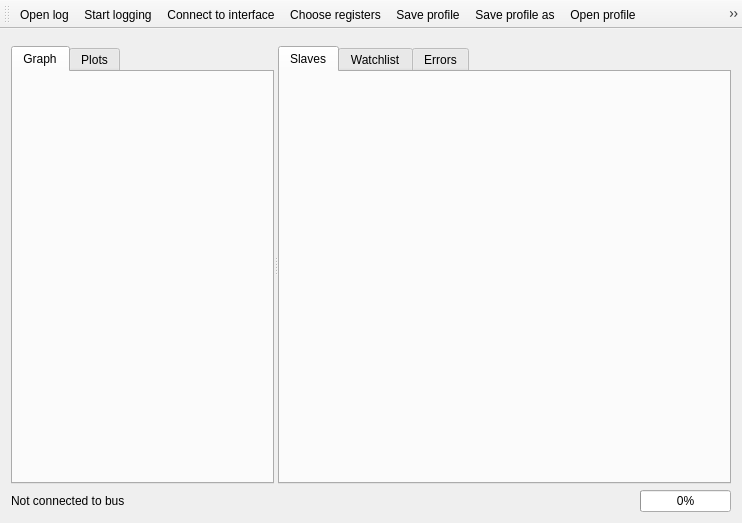
<?xml version="1.0" encoding="UTF-8"?>
<ui version="4.0">
 <class>MainWindow</class>
 <widget class="QMainWindow" name="MainWindow">
  <property name="geometry">
   <rect>
    <x>0</x>
    <y>0</y>
    <width>742</width>
    <height>523</height>
   </rect>
  </property>
  <property name="windowTitle">
   <string>EtherKITten</string>
  </property>
  <widget class="QWidget" name="centralWidget">
   <layout class="QVBoxLayout" name="verticalLayout_2">
    <item>
     <widget class="QFrame" name="frame">
      <property name="sizePolicy">
       <sizepolicy hsizetype="Preferred" vsizetype="Maximum">
        <horstretch>0</horstretch>
        <verstretch>0</verstretch>
       </sizepolicy>
      </property>
      <property name="frameShape">
       <enum>QFrame::NoFrame</enum>
      </property>
      <property name="frameShadow">
       <enum>QFrame::Plain</enum>
      </property>
      <property name="lineWidth">
       <number>0</number>
      </property>
      <layout class="QHBoxLayout" name="horizontalLayout_4">
       <property name="spacing">
        <number>0</number>
       </property>
       <property name="leftMargin">
        <number>0</number>
       </property>
       <property name="topMargin">
        <number>0</number>
       </property>
       <property name="rightMargin">
        <number>0</number>
       </property>
       <property name="bottomMargin">
        <number>0</number>
       </property>
      </layout>
     </widget>
    </item>
    <item>
     <widget class="QSplitter" name="splitter">
      <property name="sizePolicy">
       <sizepolicy hsizetype="Expanding" vsizetype="Preferred">
        <horstretch>0</horstretch>
        <verstretch>0</verstretch>
       </sizepolicy>
      </property>
      <property name="orientation">
       <enum>Qt::Horizontal</enum>
      </property>
      <widget class="QTabWidget" name="graphPlotTabs">
       <property name="sizePolicy">
        <sizepolicy hsizetype="Expanding" vsizetype="Preferred">
         <horstretch>0</horstretch>
         <verstretch>0</verstretch>
        </sizepolicy>
       </property>
       <property name="currentIndex">
        <number>0</number>
       </property>
       <property name="elideMode">
        <enum>Qt::ElideNone</enum>
       </property>
       <property name="documentMode">
        <bool>false</bool>
       </property>
       <widget class="QWidget" name="graphTab">
        <attribute name="title">
         <string>Graph</string>
        </attribute>
       </widget>
       <widget class="QWidget" name="plotsTab">
        <attribute name="title">
         <string>Plots</string>
        </attribute>
       </widget>
      </widget>
      <widget class="QTabWidget" name="slavesErrorsTabs">
       <property name="sizePolicy">
        <sizepolicy hsizetype="Expanding" vsizetype="Preferred">
         <horstretch>0</horstretch>
         <verstretch>0</verstretch>
        </sizepolicy>
       </property>
       <property name="tabShape">
        <enum>QTabWidget::Rounded</enum>
       </property>
       <property name="currentIndex">
        <number>0</number>
       </property>
       <property name="documentMode">
        <bool>false</bool>
       </property>
       <property name="tabsClosable">
        <bool>false</bool>
       </property>
       <widget class="QWidget" name="slavesTab">
        <attribute name="title">
         <string>Slaves</string>
        </attribute>
       </widget>
       <widget class="QWidget" name="watchlistTab">
        <attribute name="title">
         <string>Watchlist</string>
        </attribute>
       </widget>
       <widget class="QWidget" name="errorsTab">
        <attribute name="title">
         <string>Errors</string>
        </attribute>
       </widget>
      </widget>
     </widget>
    </item>
    <item>
     <widget class="QFrame" name="statusFrame">
      <property name="sizePolicy">
       <sizepolicy hsizetype="Preferred" vsizetype="Maximum">
        <horstretch>0</horstretch>
        <verstretch>0</verstretch>
       </sizepolicy>
      </property>
      <property name="frameShape">
       <enum>QFrame::NoFrame</enum>
      </property>
      <property name="frameShadow">
       <enum>QFrame::Plain</enum>
      </property>
      <property name="lineWidth">
       <number>0</number>
      </property>
      <layout class="QHBoxLayout" name="horizontalLayout_5">
       <property name="leftMargin">
        <number>0</number>
       </property>
       <property name="topMargin">
        <number>0</number>
       </property>
       <property name="rightMargin">
        <number>0</number>
       </property>
       <property name="bottomMargin">
        <number>0</number>
       </property>
       <item>
        <widget class="QLabel" name="framerateLabel">
         <property name="sizePolicy">
          <sizepolicy hsizetype="Preferred" vsizetype="Maximum">
           <horstretch>0</horstretch>
           <verstretch>0</verstretch>
          </sizepolicy>
         </property>
         <property name="lineWidth">
          <number>1</number>
         </property>
         <property name="text">
          <string>Not connected to bus</string>
         </property>
        </widget>
       </item>
       <item>
        <spacer name="horizontalSpacer">
         <property name="orientation">
          <enum>Qt::Horizontal</enum>
         </property>
         <property name="sizeType">
          <enum>QSizePolicy::Expanding</enum>
         </property>
         <property name="sizeHint" stdset="0">
          <size>
           <width>40</width>
           <height>20</height>
          </size>
         </property>
        </spacer>
       </item>
       <item>
        <widget class="QLabel" name="progressLabel">
         <property name="text">
          <string/>
         </property>
        </widget>
       </item>
       <item>
        <widget class="QProgressBar" name="progressBar">
         <property name="sizePolicy">
          <sizepolicy hsizetype="Preferred" vsizetype="Fixed">
           <horstretch>0</horstretch>
           <verstretch>0</verstretch>
          </sizepolicy>
         </property>
         <property name="value">
          <number>0</number>
         </property>
        </widget>
       </item>
      </layout>
     </widget>
    </item>
   </layout>
  </widget>
  <widget class="QToolBar" name="toolBar">
   <property name="windowTitle">
    <string>toolBar</string>
   </property>
   <attribute name="toolBarArea">
    <enum>TopToolBarArea</enum>
   </attribute>
   <attribute name="toolBarBreak">
    <bool>false</bool>
   </attribute>
   <addaction name="actionOpenLog"/>
   <addaction name="actionStartLog"/>
   <addaction name="actionConnection"/>
   <addaction name="actionChooseRegisters"/>
   <addaction name="actionSaveProfile"/>
   <addaction name="actionSaveProfileAs"/>
   <addaction name="actionOpenProfile"/>
   <addaction name="actionToggleSafeOP"/>
  </widget>
  <action name="actionOpenLog">
   <property name="text">
    <string>Open log</string>
   </property>
  </action>
  <action name="actionStartLog">
   <property name="text">
    <string>Start logging</string>
   </property>
  </action>
  <action name="actionConnection">
   <property name="text">
    <string>Connect to interface</string>
   </property>
  </action>
  <action name="actionChooseRegisters">
   <property name="text">
    <string>Choose registers</string>
   </property>
  </action>
  <action name="actionToggleSafeOP">
   <property name="text">
    <string>Change mode to SafeOp</string>
   </property>
  </action>
  <action name="actionSaveProfile">
   <property name="text">
    <string>Save profile</string>
   </property>
  </action>
  <action name="actionSaveProfileAs">
   <property name="text">
    <string>Save profile as...</string>
   </property>
  </action>
  <action name="actionOpenProfile">
   <property name="text">
    <string>Open profile</string>
   </property>
  </action>
 </widget>
 <layoutdefault spacing="6" margin="11"/>
 <resources/>
 <connections/>
</ui>
